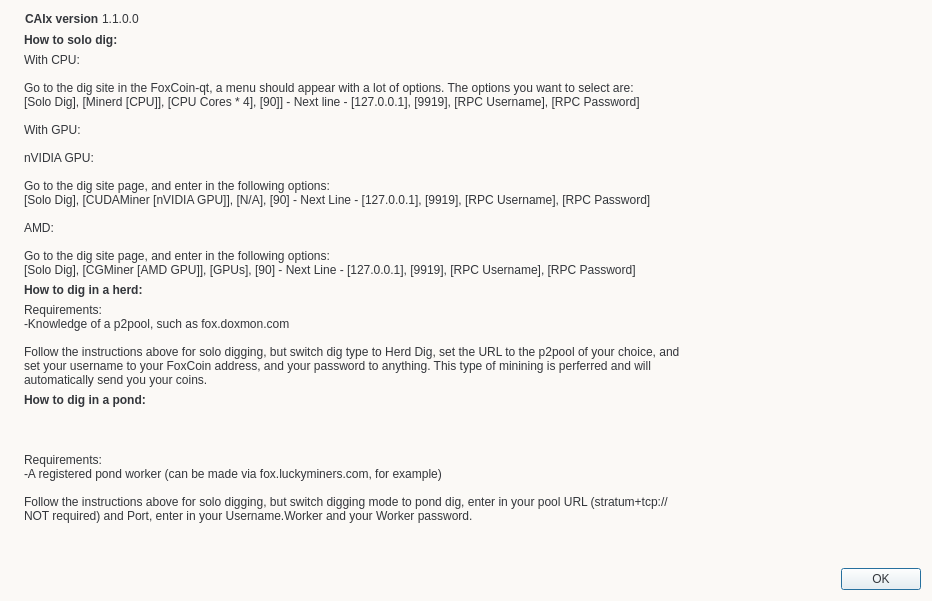
<?xml version="1.0" encoding="UTF-8"?>
<ui version="4.0">
 <class>tutoWriteDialog</class>
 <widget class="QDialog" name="tutoWriteDialog">
  <property name="geometry">
   <rect>
    <x>0</x>
    <y>0</y>
    <width>932</width>
    <height>601</height>
   </rect>
  </property>
  <property name="windowTitle">
   <string>How to mine FoxCoin</string>
  </property>
  <property name="styleSheet">
   <string notr="true">color:#33363b; font-size:12px; font-family:&quot;Open Sans Bold&quot;;background-color:#fbf9f6;</string>
  </property>
  <layout class="QHBoxLayout" name="horizontalLayout_2">
   <item>
    <widget class="QLabel" name="label_4">
     <property name="sizePolicy">
      <sizepolicy hsizetype="Preferred" vsizetype="Ignored">
       <horstretch>0</horstretch>
       <verstretch>0</verstretch>
      </sizepolicy>
     </property>
     <property name="pixmap">
      <pixmap resource="../bitcoin.qrc">:/images/about</pixmap>
     </property>
    </widget>
   </item>
   <item>
    <layout class="QVBoxLayout" name="verticalLayout_2">
     <item>
      <widget class="QFrame" name="frame">
       <property name="sizePolicy">
        <sizepolicy hsizetype="Fixed" vsizetype="Fixed">
         <horstretch>0</horstretch>
         <verstretch>0</verstretch>
        </sizepolicy>
       </property>
       <layout class="QHBoxLayout" name="horizontalLayout" stretch="0,0">
        <property name="spacing">
         <number>0</number>
        </property>
        <property name="sizeConstraint">
         <enum>QLayout::SetFixedSize</enum>
        </property>
        <property name="leftMargin">
         <number>1</number>
        </property>
        <property name="topMargin">
         <number>1</number>
        </property>
        <property name="rightMargin">
         <number>1</number>
        </property>
        <property name="bottomMargin">
         <number>1</number>
        </property>
        <item>
         <widget class="QLabel" name="label">
          <property name="sizePolicy">
           <sizepolicy hsizetype="Fixed" vsizetype="Fixed">
            <horstretch>0</horstretch>
            <verstretch>0</verstretch>
           </sizepolicy>
          </property>
          <property name="maximumSize">
           <size>
            <width>16777215</width>
            <height>267</height>
           </size>
          </property>
          <property name="cursor">
           <cursorShape>IBeamCursor</cursorShape>
          </property>
          <property name="text">
           <string>&lt;html&gt;&lt;head/&gt;&lt;body&gt;&lt;p&gt;&lt;span style=&quot; font-weight:600;&quot;&gt;CAIx version &lt;/span&gt;&lt;/p&gt;&lt;/body&gt;&lt;/html&gt;</string>
          </property>
          <property name="textInteractionFlags">
           <set>Qt::LinksAccessibleByMouse|Qt::TextSelectableByKeyboard|Qt::TextSelectableByMouse</set>
          </property>
         </widget>
        </item>
        <item>
         <widget class="QLabel" name="versionLabel">
          <property name="sizePolicy">
           <sizepolicy hsizetype="Fixed" vsizetype="Fixed">
            <horstretch>0</horstretch>
            <verstretch>0</verstretch>
           </sizepolicy>
          </property>
          <property name="cursor">
           <cursorShape>IBeamCursor</cursorShape>
          </property>
          <property name="text">
           <string notr="true">1.1.0.0</string>
          </property>
          <property name="textFormat">
           <enum>Qt::RichText</enum>
          </property>
          <property name="textInteractionFlags">
           <set>Qt::LinksAccessibleByMouse|Qt::TextSelectableByKeyboard|Qt::TextSelectableByMouse</set>
          </property>
         </widget>
        </item>
       </layout>
      </widget>
     </item>
     <item>
      <widget class="QLabel" name="label_3">
       <property name="sizePolicy">
        <sizepolicy hsizetype="Minimum" vsizetype="Maximum">
         <horstretch>0</horstretch>
         <verstretch>0</verstretch>
        </sizepolicy>
       </property>
       <property name="text">
        <string>&lt;html&gt;&lt;head/&gt;&lt;body&gt;&lt;p&gt;&lt;span style=&quot; font-weight:600;&quot;&gt;How to solo dig:&lt;/span&gt;&lt;/p&gt;&lt;/body&gt;&lt;/html&gt;</string>
       </property>
      </widget>
     </item>
     <item>
      <widget class="QLabel" name="label_2">
       <property name="sizePolicy">
        <sizepolicy hsizetype="Minimum" vsizetype="Maximum">
         <horstretch>0</horstretch>
         <verstretch>0</verstretch>
        </sizepolicy>
       </property>
       <property name="text">
        <string>With CPU:

Go to the dig site in the FoxCoin-qt, a menu should appear with a lot of options. The options you want to select are:
[Solo Dig], [Minerd [CPU]], [CPU Cores * 4], [90]] - Next line - [127.0.0.1], [9919], [RPC Username], [RPC Password]

With GPU:

nVIDIA GPU:

Go to the dig site page, and enter in the following options:
[Solo Dig], [CUDAMiner [nVIDIA GPU]], [N/A], [90] - Next Line - [127.0.0.1], [9919], [RPC Username], [RPC Password] 

AMD:

Go to the dig site page, and enter in the following options:
[Solo Dig], [CGMiner [AMD GPU]], [GPUs], [90] - Next Line - [127.0.0.1], [9919], [RPC Username], [RPC Password]</string>
       </property>
       <property name="textInteractionFlags">
        <set>Qt::LinksAccessibleByMouse|Qt::TextSelectableByMouse</set>
       </property>
      </widget>
     </item>
     <item>
      <widget class="QLabel" name="label_7">
       <property name="sizePolicy">
        <sizepolicy hsizetype="Preferred" vsizetype="Maximum">
         <horstretch>0</horstretch>
         <verstretch>0</verstretch>
        </sizepolicy>
       </property>
       <property name="text">
        <string>&lt;html&gt;&lt;head/&gt;&lt;body&gt;&lt;p&gt;&lt;span style=&quot; font-weight:600;&quot;&gt;How to dig in a herd:&lt;/span&gt;&lt;/p&gt;&lt;/body&gt;&lt;/html&gt;</string>
       </property>
      </widget>
     </item>
     <item>
      <widget class="QLabel" name="label_8">
       <property name="sizePolicy">
        <sizepolicy hsizetype="Preferred" vsizetype="Maximum">
         <horstretch>0</horstretch>
         <verstretch>0</verstretch>
        </sizepolicy>
       </property>
       <property name="text">
        <string>Requirements:
-Knowledge of a p2pool, such as fox.doxmon.com

Follow the instructions above for solo digging, but switch dig type to Herd Dig, set the URL to the p2pool of your choice, and
set your username to your FoxCoin address, and your password to anything. This type of minining is perferred and will
automatically send you your coins.</string>
       </property>
      </widget>
     </item>
     <item>
      <widget class="QLabel" name="label_5">
       <property name="sizePolicy">
        <sizepolicy hsizetype="Preferred" vsizetype="Maximum">
         <horstretch>0</horstretch>
         <verstretch>0</verstretch>
        </sizepolicy>
       </property>
       <property name="text">
        <string>&lt;html&gt;&lt;head/&gt;&lt;body&gt;&lt;p&gt;&lt;span style=&quot; font-weight:600;&quot;&gt;How to dig in a pond:&lt;/span&gt;&lt;/p&gt;&lt;/body&gt;&lt;/html&gt;</string>
       </property>
      </widget>
     </item>
     <item>
      <widget class="QLabel" name="label_6">
       <property name="text">
        <string>Requirements:
-A registered pond worker (can be made via fox.luckyminers.com, for example)

Follow the instructions above for solo digging, but switch digging mode to pond dig, enter in your pool URL (stratum+tcp:// 
NOT required) and Port, enter in your Username.Worker and your Worker password.</string>
       </property>
      </widget>
     </item>
     <item>
      <widget class="QDialogButtonBox" name="buttonBox">
       <property name="orientation">
        <enum>Qt::Horizontal</enum>
       </property>
       <property name="standardButtons">
        <set>QDialogButtonBox::Ok</set>
       </property>
      </widget>
     </item>
    </layout>
   </item>
  </layout>
 </widget>
 <resources>
  <include location="../bitcoin.qrc"/>
 </resources>
 <connections>
  <connection>
   <sender>buttonBox</sender>
   <signal>accepted()</signal>
   <receiver>tutoWriteDialog</receiver>
   <slot>accept()</slot>
   <hints>
    <hint type="sourcelabel">
     <x>360</x>
     <y>308</y>
    </hint>
    <hint type="destinationlabel">
     <x>157</x>
     <y>274</y>
    </hint>
   </hints>
  </connection>
  <connection>
   <sender>buttonBox</sender>
   <signal>rejected()</signal>
   <receiver>tutoWriteDialog</receiver>
   <slot>reject()</slot>
   <hints>
    <hint type="sourcelabel">
     <x>428</x>
     <y>308</y>
    </hint>
    <hint type="destinationlabel">
     <x>286</x>
     <y>274</y>
    </hint>
   </hints>
  </connection>
 </connections>
</ui>
